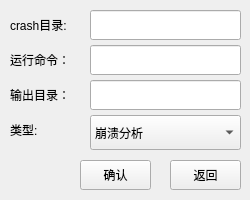
<?xml version="1.0" encoding="UTF-8"?>
<ui version="4.0">
 <class>analyse_plus</class>
 <widget class="QWidget" name="analyse_plus">
  <property name="geometry">
   <rect>
    <x>0</x>
    <y>0</y>
    <width>250</width>
    <height>200</height>
   </rect>
  </property>
  <property name="windowTitle">
   <string>analyse_plus</string>
  </property>
  <widget class="QLabel" name="in_path">
   <property name="geometry">
    <rect>
     <x>10</x>
     <y>10</y>
     <width>81</width>
     <height>30</height>
    </rect>
   </property>
   <property name="text">
    <string>crash目录:</string>
   </property>
  </widget>
  <widget class="QLabel" name="out_path">
   <property name="geometry">
    <rect>
     <x>10</x>
     <y>80</y>
     <width>71</width>
     <height>30</height>
    </rect>
   </property>
   <property name="text">
    <string>输出目录：</string>
   </property>
  </widget>
  <widget class="QLabel" name="show_txt_3">
   <property name="geometry">
    <rect>
     <x>10</x>
     <y>115</y>
     <width>51</width>
     <height>30</height>
    </rect>
   </property>
   <property name="text">
    <string>类型:</string>
   </property>
  </widget>
  <widget class="QComboBox" name="input_analyse">
   <property name="geometry">
    <rect>
     <x>90</x>
     <y>115</y>
     <width>151</width>
     <height>35</height>
    </rect>
   </property>
   <property name="styleSheet">
    <string notr="true">QComboBox {&quot;
                                    &quot;combobox-popup: 0;\n&quot;  
                                    &quot;font-size:15px; &quot;
                                    &quot;color: #6effe8;\n&quot;
                                    &quot;line-height:24px; &quot;}
</string>
   </property>
   <property name="maxVisibleItems">
    <number>3</number>
   </property>
   <item>
    <property name="text">
     <string>崩溃分析</string>
    </property>
   </item>
   <item>
    <property name="text">
     <string>超时分析</string>
    </property>
   </item>
  </widget>
  <widget class="QPushButton" name="pushButton_2">
   <property name="geometry">
    <rect>
     <x>170</x>
     <y>160</y>
     <width>71</width>
     <height>30</height>
    </rect>
   </property>
   <property name="text">
    <string>返回</string>
   </property>
  </widget>
  <widget class="QLineEdit" name="in_path_input">
   <property name="geometry">
    <rect>
     <x>90</x>
     <y>10</y>
     <width>151</width>
     <height>30</height>
    </rect>
   </property>
  </widget>
  <widget class="QLineEdit" name="cmd_input">
   <property name="geometry">
    <rect>
     <x>90</x>
     <y>45</y>
     <width>151</width>
     <height>30</height>
    </rect>
   </property>
  </widget>
  <widget class="QLabel" name="cmd">
   <property name="geometry">
    <rect>
     <x>10</x>
     <y>45</y>
     <width>81</width>
     <height>30</height>
    </rect>
   </property>
   <property name="text">
    <string>运行命令：</string>
   </property>
  </widget>
  <widget class="QLineEdit" name="out_path_input">
   <property name="geometry">
    <rect>
     <x>90</x>
     <y>80</y>
     <width>151</width>
     <height>30</height>
    </rect>
   </property>
  </widget>
  <widget class="QPushButton" name="pushButton_3">
   <property name="geometry">
    <rect>
     <x>80</x>
     <y>160</y>
     <width>71</width>
     <height>30</height>
    </rect>
   </property>
   <property name="text">
    <string>确认</string>
   </property>
  </widget>
 </widget>
 <resources/>
 <connections/>
</ui>
